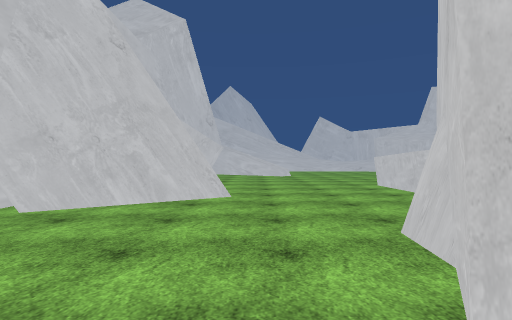
View 1 (above)

23 first-person views from a walk through a 3-D level made in the Unity game engine. The camera is 1.4 m above the floor, looks level and sees 80° across. The floor is counted in squares, 2 m on a side. Each view is taken from the middle of a square. On the plan, view 1 faces up. The plan holds only what a view shows up to about 10 squares ahead; the rest is blank. The place goes on beyond the plan. The player character is not drawn. Some surface patterns are stand-ins.

View 2
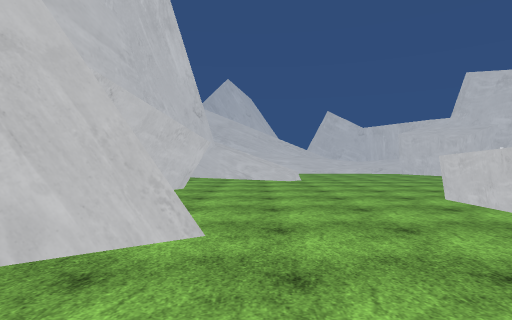

View 3
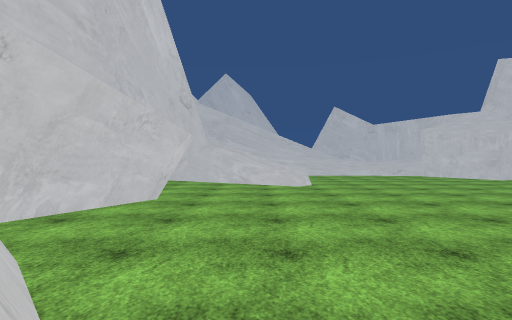

View 4
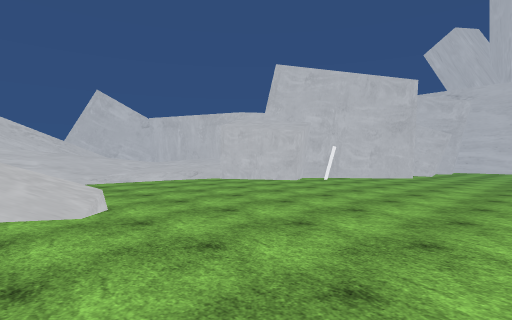

View 5
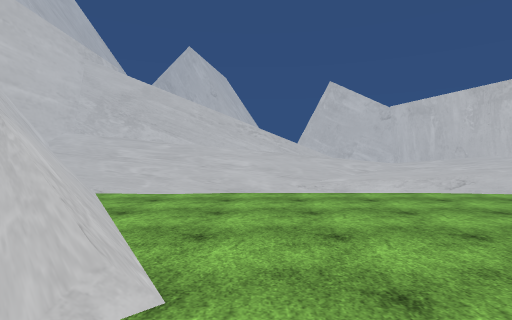

View 6
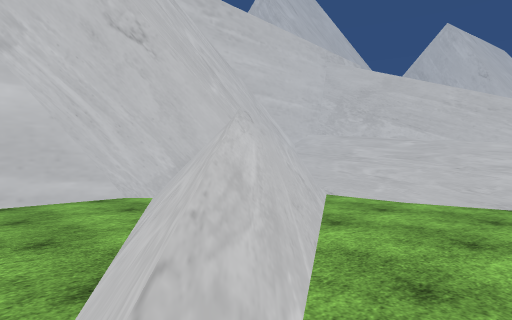

View 7
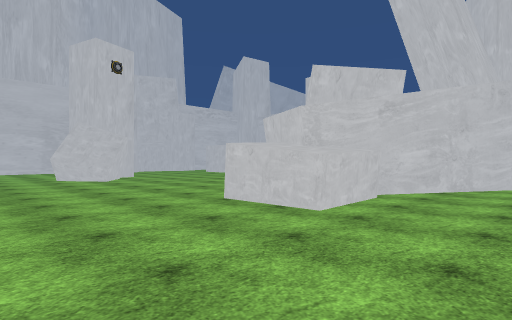

View 8
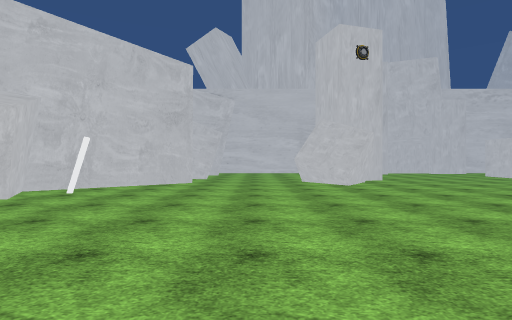

View 9
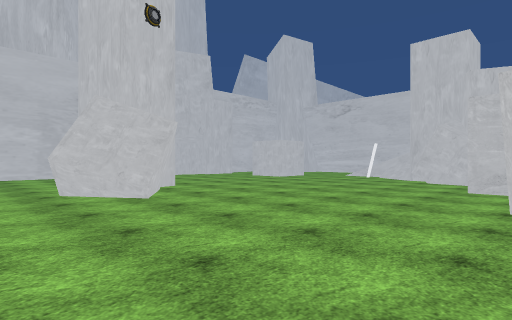

View 10
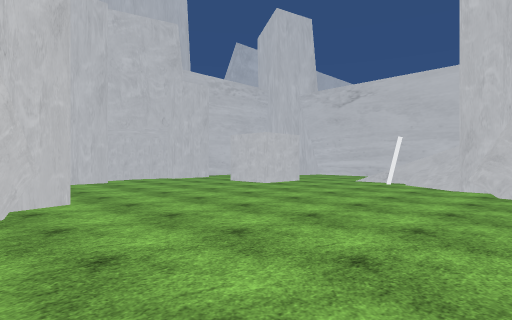

View 11
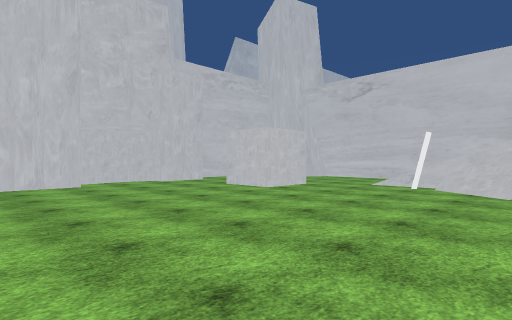

View 12
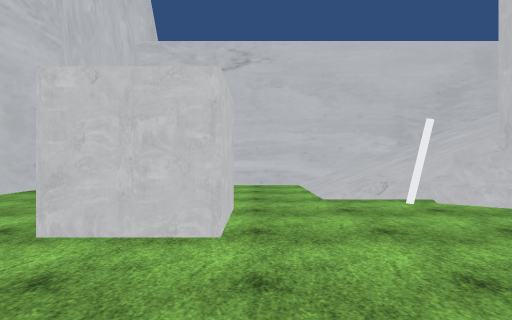

View 13
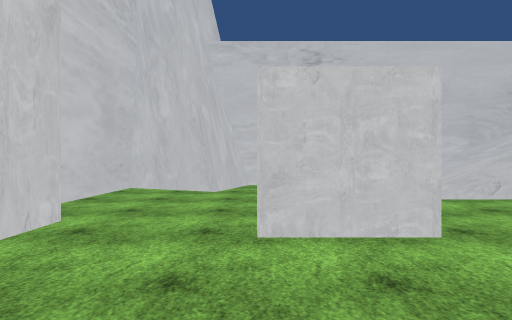

View 14
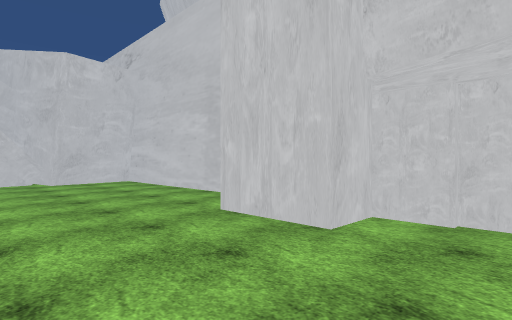

View 15
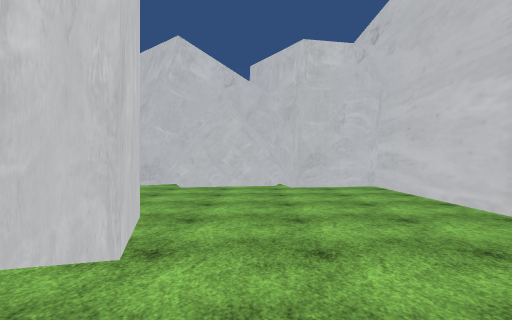

View 16
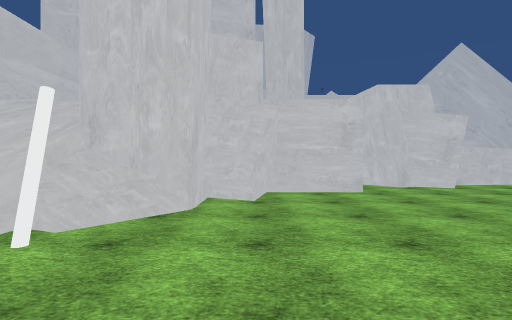

View 17
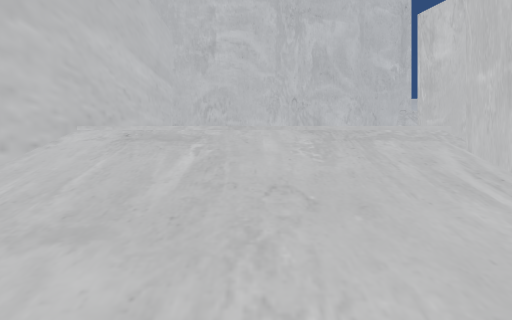

View 18
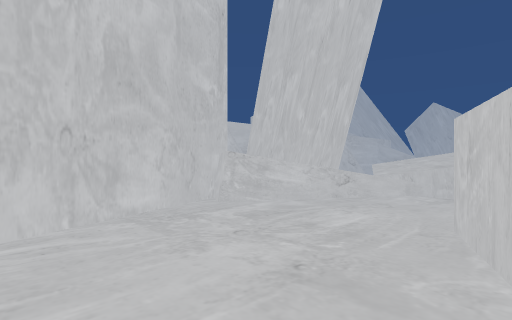

View 19
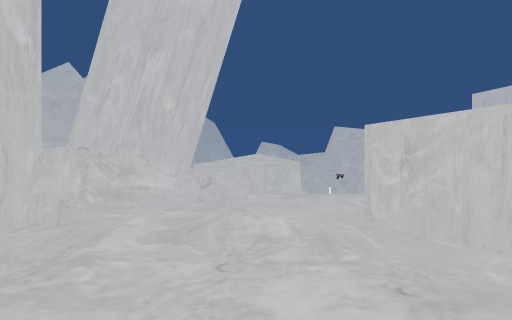

View 20
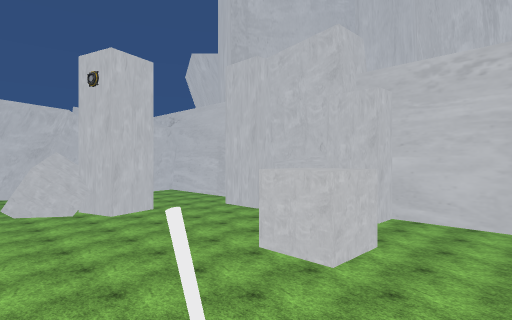

View 21
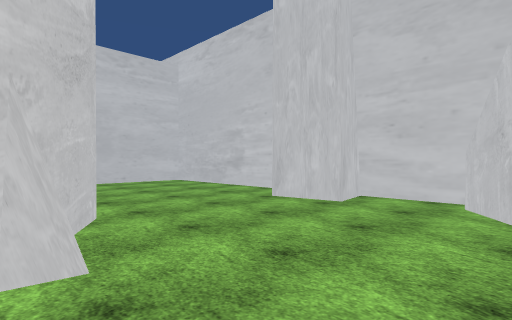

View 22
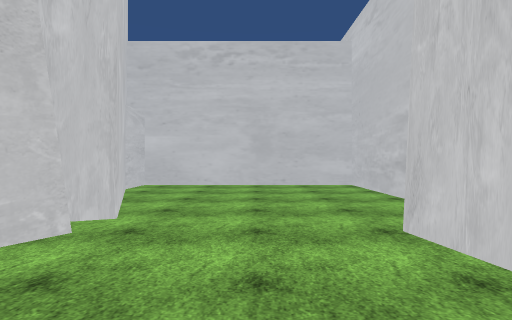

View 23
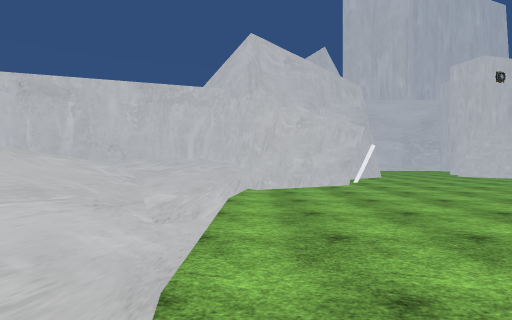

### Floor plan
Key: @ floor where view 1 was taken; # wall or solid block; . main floor; : floor 4 m higher than the main floor; / step, stairs or slope; = window, fence, low wall or low ledge; ^ raised ledge; v drop or lower ground; C white cylinder; O other object.
Columns run from 4 left of view 1 to 20 right of it. Each row starts with its distance up from view 1.
 24             ##
 23              #
 22 ########=    #
 21 #vvvvvvv////v#
 20 #////////////#
 19 ##///////////#
 18  ##/.......###
 17  ###........#
 16 #####.......####
 15 #.###........C.##
 14 #...##..........###  #
 13  ....=..........#.#######
 12   ......................#
 11   ......................#
 10   #.....................#
  9  ##.............# ......#
  8  #......##......###.....#
  7  ##.....##........##...
  6   ##....###...........#
  5 ###....####...........##
  4 #......##=.............O
  3 #.....##^:::...........#
  2 ##....#^^:::...........O
  1 ##...##^::::##.....##..##
  0 #...@##::::###/....##...#
 -1 #.....##:::###/C........#
 -2 #.....##:::://///.......#
 -3 #.....##:::://///....#..#
 -4 #.....###  ://///....####
 -5 ######################

Where each view was taken, in squares from view 1:
view 1: 0 up, 0 right, facing up
view 2: 3 up, 0 right, facing up
view 3: 5 up, 0 right, facing up
view 4: 9 up, 0 right, facing up-right
view 5: 12 up, 2 right, facing up
view 6: 13 up, 2 right, facing up-left
view 7: 12 up, 1 right, facing down-right
view 8: 11 up, 3 right, facing right
view 9: 11 up, 6 right, facing down-right
view 10: 8 up, 8 right, facing down-right
view 11: 7 up, 9 right, facing down-right
view 12: 4 up, 14 right, facing down
view 13: 4 up, 16 right, facing down
view 14: 3 up, 15 right, facing up-right
view 15: 5 up, 16 right, facing up
view 16: 1 up, 14 right, facing left
view 17: 3 down, 10 right, facing left
view 18: 3 down, 7 right, facing up-left
view 19: 3 down, 5 right, facing up
view 20: 3 down, 10 right, facing up-right
view 21: 5 up, 2 right, facing down-left
view 22: 4 up, 1 left, facing down
view 23: 18 up, 0 right, facing right
